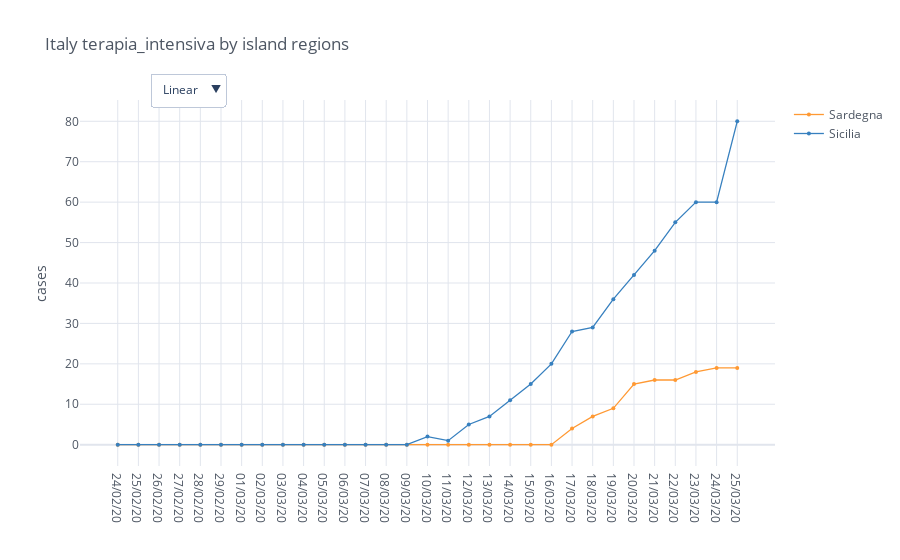

Here is the notebook cell this chart was saved with:
### Code cell
regions = io.italy_load_regions(io.italy_islands_regions)
total_cases = io.italy_regions_filter_by_category(regions, category)

mpl.iplot_comparative_plot(total_cases, title='Italy ' + category + ' by island regions')

### Figure 1 — Plotly figure (JSON) as saved in the notebook; plotly's stock layout.template omitted (floating-point values rounded to 4 significant figures)
{"data": [{"line": {"color": "rgba(255, 153, 51, 1.0)", "dash": "solid", "shape": "linear", "width": 1.3}, "marker": {"size": 4, "symbol": "circle"}, "mode": "lines+markers", "name": "Sardegna", "text": "", "type": "scatter", "x": ["24/02/20", "25/02/20", "26/02/20", "27/02/20", "28/02/20", "29/02/20", "01/03/20", "02/03/20", "03/03/20", "04/03/20", "05/03/20", "06/03/20", "07/03/20", "08/03/20", "09/03/20", "10/03/20", "11/03/20", "12/03/20", "13/03/20", "14/03/20", "15/03/20", "16/03/20", "17/03/20", "18/03/20", "19/03/20", "20/03/20", "21/03/20", "22/03/20", "23/03/20", "24/03/20", "25/03/20"], "y": [0, 0, 0, 0, 0, 0, 0, 0, 0, 0, 0, 0, 0, 0, 0, 0, 0, 0, 0, 0, 0, 0, 4, 7, 9, 15, 16, 16, 18, 19, 19]}, {"line": {"color": "rgba(55, 128, 191, 1.0)", "dash": "solid", "shape": "linear", "width": 1.3}, "marker": {"size": 4, "symbol": "circle"}, "mode": "lines+markers", "name": "Sicilia", "text": "", "type": "scatter", "x": ["24/02/20", "25/02/20", "26/02/20", "27/02/20", "28/02/20", "29/02/20", "01/03/20", "02/03/20", "03/03/20", "04/03/20", "05/03/20", "06/03/20", "07/03/20", "08/03/20", "09/03/20", "10/03/20", "11/03/20", "12/03/20", "13/03/20", "14/03/20", "15/03/20", "16/03/20", "17/03/20", "18/03/20", "19/03/20", "20/03/20", "21/03/20", "22/03/20", "23/03/20", "24/03/20", "25/03/20"], "y": [0, 0, 0, 0, 0, 0, 0, 0, 0, 0, 0, 0, 0, 0, 0, 2, 1, 5, 7, 11, 15, 20, 28, 29, 36, 42, 48, 55, 60, 60, 80]}], "layout": {"legend": {"bgcolor": "#FFFFFF", "font": {"color": "#4D5663"}}, "paper_bgcolor": "#FFFFFF", "plot_bgcolor": "#FFFFFF", "title": {"font": {"color": "#4D5663"}, "text": "Italy terapia_intensiva by island regions"}, "updatemenus": [{"buttons": [{"args": [{"yaxis.type": "linear"}], "label": "Linear", "method": "relayout"}, {"args": [{"yaxis.type": "log"}], "label": "Log", "method": "relayout"}], "direction": "down", "pad": {"r": 10, "t": 10}, "showactive": true, "x": 0.1, "xanchor": "left", "y": 1.1, "yanchor": "top"}], "xaxis": {"gridcolor": "#E1E5ED", "showgrid": true, "tickfont": {"color": "#4D5663"}, "title": {"font": {"color": "#4D5663"}, "text": ""}, "zerolinecolor": "#E1E5ED"}, "yaxis": {"gridcolor": "#E1E5ED", "showgrid": true, "tickfont": {"color": "#4D5663"}, "title": {"font": {"color": "#4D5663"}, "text": "cases"}, "zerolinecolor": "#E1E5ED"}}}
